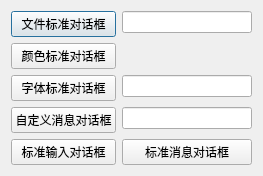
<?xml version="1.0" encoding="UTF-8"?>
<ui version="4.0">
 <class>Dialog</class>
 <widget class="QDialog" name="Dialog">
  <property name="geometry">
   <rect>
    <x>0</x>
    <y>0</y>
    <width>263</width>
    <height>165</height>
   </rect>
  </property>
  <property name="windowTitle">
   <string>各种标准对话框实例</string>
  </property>
  <layout class="QHBoxLayout" name="horizontalLayout">
   <item>
    <layout class="QFormLayout" name="formLayout">
     <item row="0" column="0">
      <widget class="QPushButton" name="fileButton">
       <property name="minimumSize">
        <size>
         <width>105</width>
         <height>0</height>
        </size>
       </property>
       <property name="text">
        <string>文件标准对话框</string>
       </property>
      </widget>
     </item>
     <item row="0" column="1">
      <widget class="QLineEdit" name="filelineEdit">
       <property name="readOnly">
        <bool>true</bool>
       </property>
      </widget>
     </item>
     <item row="1" column="0">
      <widget class="QPushButton" name="colorButton">
       <property name="minimumSize">
        <size>
         <width>105</width>
         <height>0</height>
        </size>
       </property>
       <property name="text">
        <string>颜色标准对话框</string>
       </property>
      </widget>
     </item>
     <item row="1" column="1">
      <widget class="QLabel" name="colorLabel">
       <property name="autoFillBackground">
        <bool>true</bool>
       </property>
       <property name="text">
        <string/>
       </property>
      </widget>
     </item>
     <item row="2" column="0">
      <widget class="QPushButton" name="fontButton">
       <property name="minimumSize">
        <size>
         <width>105</width>
         <height>0</height>
        </size>
       </property>
       <property name="text">
        <string>字体标准对话框</string>
       </property>
      </widget>
     </item>
     <item row="2" column="1">
      <widget class="QLineEdit" name="fontlineEdit">
       <property name="readOnly">
        <bool>true</bool>
       </property>
      </widget>
     </item>
     <item row="4" column="0">
      <widget class="QPushButton" name="inputButton">
       <property name="minimumSize">
        <size>
         <width>105</width>
         <height>0</height>
        </size>
       </property>
       <property name="text">
        <string>标准输入对话框</string>
       </property>
      </widget>
     </item>
     <item row="3" column="0">
      <widget class="QPushButton" name="udfButton">
       <property name="minimumSize">
        <size>
         <width>105</width>
         <height>0</height>
        </size>
       </property>
       <property name="text">
        <string>自定义消息对话框</string>
       </property>
      </widget>
     </item>
     <item row="3" column="1">
      <widget class="QLineEdit" name="udflineEdit">
       <property name="readOnly">
        <bool>true</bool>
       </property>
      </widget>
     </item>
     <item row="4" column="1">
      <widget class="QPushButton" name="messageButton">
       <property name="text">
        <string>标准消息对话框</string>
       </property>
      </widget>
     </item>
    </layout>
   </item>
  </layout>
 </widget>
 <layoutdefault spacing="6" margin="11"/>
 <resources/>
 <connections/>
</ui>
